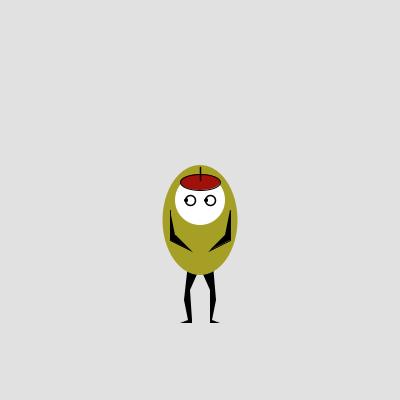
Frame 1 (no input)
Frame 60 (the mouse pressed at the canvas centre just before this capture): identical to frame 1, image omitted
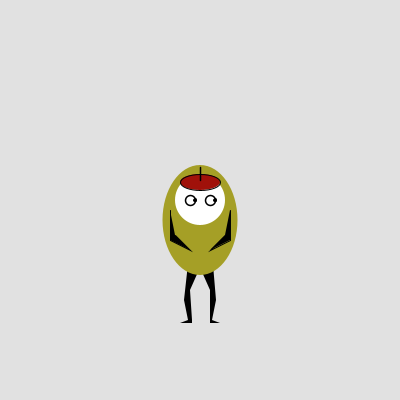
Frame 120 (the mouse held since frame 60 and released just before this capture)

The Processing sketch that drew these frames (run headless with seeded random() and noise(); from frame 60 on, the mouse is pressed at the canvas centre):

// Processing sketch: processing_133364
// ── processing_133364.pde

//This is my charachter for Interactive digital media 2.4.14

//Oliver Olive
void setup(){ 
 size(400,400);//size of playing feild
 smooth();
 rectMode(CENTER);
}

void draw() {
background(225);
noStroke();
fill(0);

beginShape();//legleft
vertex(230,200);
vertex(195,200);
vertex(184,300);
vertex(188,320);
vertex(192,320);
vertex(190,290);
endShape();


beginShape(); //left foot
vertex(188,320);
vertex(180,323);
vertex(192,323);
vertex(192,320);
endShape();


beginShape();//legright
vertex(170,200);
vertex(205,170);
vertex(216,300);
vertex(212,320);
vertex(210,320);
vertex(210,290);
endShape();


beginShape(); //Right foot
vertex(212,320);
vertex(220,323);
vertex(210,323);
vertex(210,320);
endShape();


fill(165,159,38);//shirt color

ellipse(200,220,75,110);//body 

fill(255);
ellipse(200,200,50,50);//head
smooth();
stroke(1);
strokeWeight(1.5);

ellipse(190,200,10,10);//Left eye 
ellipse(210,200,10,10);//right eye

fill(0);
strokeWeight(1);
//ellipse(190,200,3,3); //Eye ball left
//ellipse(210,200,3,3);//Eye ball right
if(mouseX < 195 && mouseX > 185){
  ellipse(mouseX,200,3,3);//Moving Eye ball right
  ellipse(mouseX+20,200,3,3);
}else if(mouseX > 195){
   ellipse(195,200,3,3);
   ellipse(215, 200, 3, 3);
}else if(mouseX < 185){
  ellipse(186,200,3,3);
  ellipse(206, 200, 3, 3);
}


beginShape();
vertex(230,210);//right arm 
vertex(230,240);
vertex(210,250);
vertex(225,235);
endShape();
beginShape();
vertex(170,210);//left arm 
vertex(170,240);
vertex(190,250);
vertex(175,235);
endShape();
fill(160,17,10);
ellipse(200,182,40,16);
strokeWeight(1.5);
line(200,167,200,180);
}
